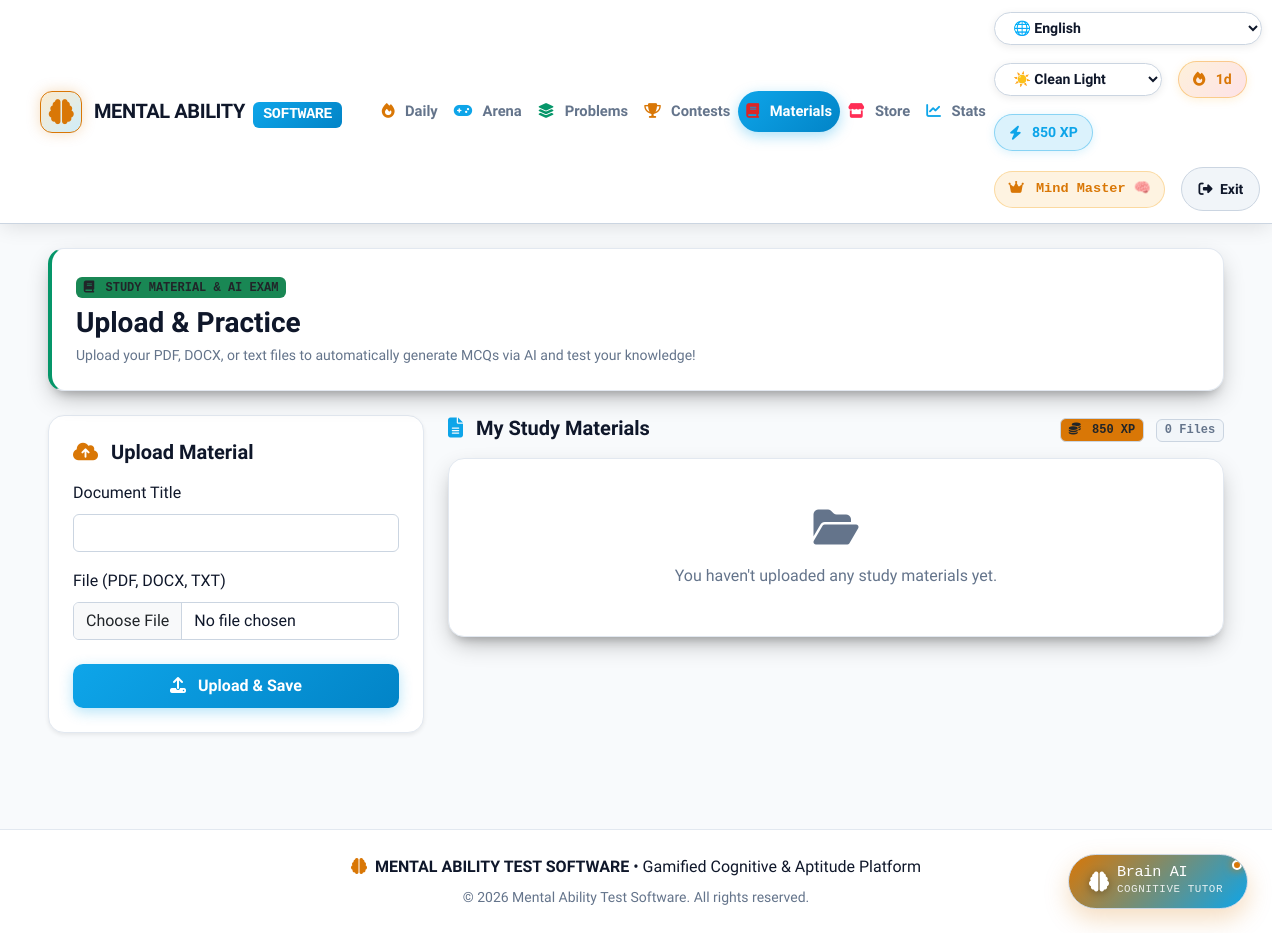
The app's page /study-material/ (signed in), older data.
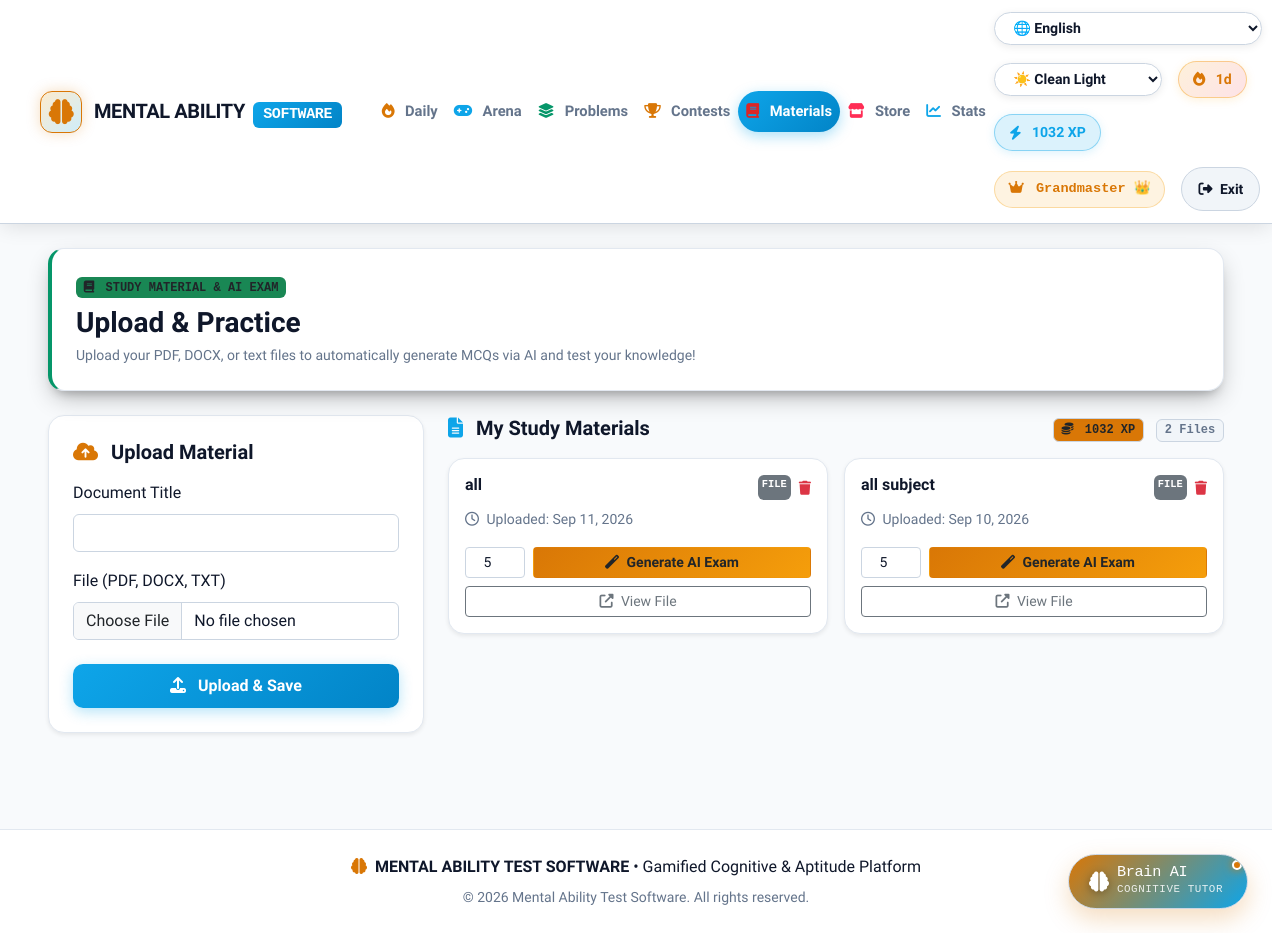
The same page, newer data.
### quiz/models.py (models this page shows, shortened)
class UserProfile(models.Model):
    user = models.OneToOneField('auth.User', on_delete=models.CASCADE, related_name='profile')
    streak_count = models.IntegerField(default=0)
    last_active_date = models.DateField(null=True, blank=True)
    total_xp = models.IntegerField(default=0)
    solved_questions_count = models.IntegerField(default=0)
    @property
    def rank_title(self):
        if self.total_xp >= 1000:
            return "Grandmaster 👑"
        elif self.total_xp >= 500:
            return "Mind Master 🧠"
        elif self.total_xp >= 200:
            return "Aptitude Scholar 🎓"
        elif self.total_xp >= 50:
            return "Problem Solver ⚡"
        else:
            return "Novice Explorer"

class StudyMaterial(models.Model):
    user = models.ForeignKey(settings.AUTH_USER_MODEL, on_delete=models.CASCADE, related_name='study_materials')
    title = models.CharField(max_length=255)
    file_url = models.URLField(max_length=1000, blank=True, null=True, help_text="Direct URL to the file in Supabase Storage")
    uploaded_at = models.DateTimeField(auto_now_add=True)

### quiz/views.py (the view)
# urls.py: path('study-material/', login_required(views.study_material), name='study_material'),
@login_required
def study_material(request):
    materials = StudyMaterial.objects.filter(user=request.user).order_by('-uploaded_at')
    profile = get_or_create_user_profile(request.user)
    context = {'materials': materials, 'profile': profile}
    return render(request, 'quiz/study_material.html', context)

### quiz/views.py (called while the page is built)
def get_or_create_user_profile(user):
    if not user.is_authenticated:
        return None
    profile, created = UserProfile.objects.get_or_create(user=user)
    today = timezone.now().date()
    if profile.last_active_date is None:
        profile.streak_count = 1
        profile.last_active_date = today
        profile.save()
    elif profile.last_active_date < today:
        if profile.last_active_date == today - timedelta(days=1):
            profile.streak_count += 1
        else:
            profile.streak_count = 1
        profile.last_active_date = today
        profile.save()
    return profile

### templates/quiz/study_material.html (shortened to what this page needs)
{% extends 'base.html' %}
{% load static %}
{% block content %}
<div class="row g-4 mb-4">
  <div class="col-12">
    <div class="lc-card p-4 position-relative overflow-hidden" style="background: var(--lc-surface); border-left: 4px solid var(--lc-easy);">
      <div class="d-flex justify-content-between align-items-center flex-wrap gap-3">
        <div>
          <span class="badge bg-success text-dark font-monospace fw-bold mb-2"><i class="fas fa-book me-1"></i> STUDY MATERIAL & AI EXAM</span>
          <h3 class="fw-bold mb-1" style="color: var(--lc-text);">Upload & Practice</h3>
          <p class="small mb-0" style="color: var(--lc-text-muted);">Upload your PDF, DOCX, or text files to automatically generate MCQs via AI and test your knowledge!</p>
        </div>
      </div>
    </div>
  </div>
  <div class="col-lg-4">
    <div class="lc-card p-4 shadow-sm" style="background-color: var(--lc-surface);">
      <h5 class="fw-bold mb-3" style="color: var(--lc-text);"><i class="fas fa-cloud-upload-alt me-2" style="color: var(--lc-amber);"></i> Upload Material</h5>
      <form id="uploadForm" method="post" action="{% url 'quiz:upload_study_material' %}">
        <div class="mb-3">
          <label for="materialTitle" class="form-label" style="color: var(--lc-text);">Document Title</label>
          <input type="text" class="form-control" id="materialTitle" name="title" required>
        </div>
        <div class="mb-3">
          <label for="materialFile" class="form-label" style="color: var(--lc-text);">File (PDF, DOCX, TXT)</label>
          <input type="file" class="form-control" id="materialFile" accept=".pdf,.docx,.txt" required>
        </div>
        <div class="d-grid mt-4">
          <button type="submit" id="uploadBtn" class="btn btn-lc-primary fw-bold">
            <i class="fas fa-upload me-2"></i> Upload & Save
          </button>
        </div>
      </form>
    </div>
  </div>
  <div class="col-lg-8">
    <div class="d-flex justify-content-between align-items-center mb-3">
      <h5 class="fw-bold mb-0" style="color: var(--lc-text);"><i class="fas fa-file-alt me-2" style="color: var(--lc-blue);"></i> My Study Materials</h5>
      <div>
        <span class="badge text-dark font-monospace fw-bold me-2" style="background-color: var(--lc-amber); border: 1px solid var(--lc-border-highlight);">
          <i class="fas fa-coins me-1"></i> {{ profile.total_xp }} XP
        </span>
        <span class="badge font-monospace" style="background-color: var(--lc-surface-hover); color: var(--lc-text-muted); border: 1px solid var(--lc-border-highlight);">{{ materials|length }} Files</span>
      </div>
    </div>
    <div class="row g-3">
      {% for material in materials %}
        <div class="col-md-6">
          <div class="lc-card p-3 shadow-sm h-100 d-flex flex-column justify-content-between">
            <div>
              <div class="d-flex justify-content-between align-items-start mb-2">
                <h6 class="fw-bold mb-1 text-truncate" style="color: var(--lc-text); max-width: 80%;">{{ material.title }}</h6>
                <div class="d-flex gap-2">
                  <span class="badge bg-secondary font-monospace px-1 py-1" style="font-size: 0.65rem; line-height: 1;">FILE</span>
                  <form method="post" action="{% url 'quiz:delete_study_material' material.id %}" onsubmit="return confirm('Are you sure you want to delete this material?');" class="d-inline">
                    <button type="submit" class="btn btn-sm text-danger p-0 border-0 bg-transparent" title="Delete">
                      <i class="fas fa-trash"></i>
                    </button>
                  </form>
                </div>
              </div>
              <small class="d-block mb-3" style="color: var(--lc-text-muted);">
                <i class="far fa-clock me-1"></i> Uploaded: {{ material.uploaded_at|date:"M d, Y" }}
              </small>
            </div>
            <div class="d-grid gap-2">
              <form action="{% url 'quiz:start_ai_exam' material.id %}" method="GET" class="d-flex align-items-center gap-2">
                <input type="number" name="num_questions" value="5" min="1" max="20" class="form-control form-control-sm text-center" style="width: 60px;" title="Number of questions">
                <button type="submit" class="btn btn-sm text-dark fw-bold flex-grow-1" style="background: linear-gradient(135deg, var(--lc-amber), #f59e0b);">
                  <i class="fas fa-magic me-1"></i> Generate AI Exam
                </button>
              </form>
              <a href="{{ material.file_url }}" target="_blank" class="btn btn-sm btn-outline-secondary">
                <i class="fas fa-external-link-alt me-1"></i> View File
              </a>
            </div>
          </div>
        </div>
      {% empty %}
        <div class="col-12">
          <div class="lc-card text-center py-5">
            <i class="fas fa-folder-open mb-3 fs-1" style="color: var(--lc-text-muted);"></i>
            <p class="mb-0" style="color: var(--lc-text-muted);">You haven't uploaded any study materials yet.</p>
          </div>
        </div>
      {% endfor %}
    </div>
  </div>
</div>
{% endblock %}

### templates/base.html (shortened to what this page needs)
<!DOCTYPE html>
{% load static %}
<html lang="en">
<head>
  <link href="https://cdn.jsdelivr.net/npm/bootstrap@5.3.2/dist/css/bootstrap.min.css" rel="stylesheet">
  <link rel="stylesheet" href="https://cdnjs.cloudflare.com/ajax/libs/font-awesome/6.4.0/css/all.min.css">
  <link rel="stylesheet" href="{% static 'css/global.css' %}?v=2.1">
</head>
<body>
  <nav class="navbar navbar-expand-lg navbar-dark navbar-leetcode sticky-top">
    <div class="container-fluid">
      <a class="navbar-brand" href="{% url 'quiz:index' %}">
        <div class="brand-icon-box">
          <i class="fas fa-brain fa-lg" style="color: var(--lc-amber);"></i>
        </div>
        <div>
          <span class="fw-extrabold" style="color: var(--lc-text);">MENTAL ABILITY</span>
          <span class="badge ms-1 font-monospace" style="background: linear-gradient(135deg, var(--lc-blue), #0284c7); color: #ffffff;">SOFTWARE</span>
        </div>
      </a>
      <div class="collapse navbar-collapse" id="leetcodeNavbar">
        <ul class="navbar-nav me-auto mb-2 mb-lg-0 ms-lg-3">
          <li class="nav-item">
            <a class="nav-link {% if request.resolver_match.url_name == 'index' %}active{% endif %}" href="{% url 'quiz:index' %}">
              <i class="fas fa-fire me-1" style="color: var(--lc-amber);"></i> Daily
            </a>
          </li>
          <li class="nav-item">
            <a class="nav-link {% if request.resolver_match.url_name == 'test_session' %}active{% endif %}" href="{% url 'quiz:test_session' %}">
              <i class="fas fa-gamepad me-1" style="color: var(--lc-blue);"></i> Arena
            </a>
          </li>
          <li class="nav-item">
            <a class="nav-link {% if request.resolver_match.url_name == 'revision' %}active{% endif %}" href="{% url 'quiz:revision' %}">
              <i class="fas fa-layer-group me-1" style="color: var(--lc-easy);"></i> Problems
            </a>
          </li>
          <li class="nav-item">
            <a class="nav-link {% if request.resolver_match.url_name == 'contests' %}active{% endif %}" href="{% url 'quiz:contests' %}">
              <i class="fas fa-trophy me-1" style="color: var(--lc-amber);"></i> Contests
            </a>
          </li>
          <li class="nav-item">
            <a class="nav-link {% if request.resolver_match.url_name == 'study_material' %}active{% endif %}" href="{% url 'quiz:study_material' %}">
              <i class="fas fa-book me-1" style="color: var(--lc-hard);"></i> Materials
            </a>
          </li>
          <li class="nav-item">
            <a class="nav-link {% if request.resolver_match.url_name == 'goodies' %}active{% endif %}" href="{% url 'quiz:goodies' %}">
              <i class="fas fa-store me-1" style="color: var(--lc-pink, #ff2d55);"></i> Store
            </a>
          </li>
          <li class="nav-item">
            <a class="nav-link {% if request.resolver_match.url_name == 'dashboard' %}active{% endif %}" href="{% url 'quiz:dashboard' %}">
              <i class="fas fa-chart-line me-1" style="color: var(--lc-blue);"></i> Stats
            </a>
          </li>
        </ul>
        <div class="d-flex align-items-center gap-3 flex-wrap">
          <select id="languageSelect" class="theme-selector" title="Select UI Language" onchange="switchLanguage(this.value)">
            <option value="en">🌐 English</option>
          </select>
          <select id="themeSelect" class="theme-selector" title="Switch UI Theme" onchange="switchTheme(this.value)">
            <option value="clean-light">☀️ Clean Light</option>
          </select>
          {% if user.is_authenticated %}
            <div class="streak-badge" title="Daily Activity Streak">
              <i class="fas fa-fire me-1"></i> {{ profile.streak_count|default:1 }}d
            </div>
            <div class="xp-badge" title="Total Experience Points">
              <i class="fas fa-bolt me-1"></i> {{ profile.total_xp|default:0 }} XP
            </div>
            <span class="rank-badge font-monospace d-none d-md-inline">
              <i class="fas fa-crown me-1"></i> {{ profile.rank_title|default:"Novice" }}
            </span>
            <form action="{% url 'logout' %}" method="post" class="d-inline">
              <button class="btn btn-lc-secondary btn-sm rounded-pill px-3" type="submit" title="Logout">
                <i class="fas fa-sign-out-alt me-1"></i> Exit
              </button>
            </form>
          {% else %}
            <a class="btn btn-lc-secondary btn-sm rounded-pill px-3" href="{% url 'login' %}">Log In</a>
            <a class="btn btn-lc-primary btn-sm rounded-pill px-3" href="{% url 'quiz:signup' %}">Sign Up</a>
          {% endif %}
        </div>
      </div>
    </div>
  </nav>
  <div class="container-fluid py-4 px-lg-5">
    {% block content %}{% endblock %}
  </div>
  <footer class="footer py-4 mt-5" style="border-top: 1px solid var(--lc-border); background-color: var(--lc-surface); color: var(--lc-text);">
    <div class="container text-center">
      <p class="mb-1" style="color: var(--lc-text);">
        <i class="fas fa-brain me-1" style="color: var(--lc-amber);"></i> <strong>MENTAL ABILITY TEST SOFTWARE</strong> &bull; Gamified Cognitive & Aptitude Platform
      </p>
      <small style="color: var(--lc-text-muted);">&copy; 2026 Mental Ability Test Software. All rights reserved.</small>
    </div>
  </footer>
  {% include 'quiz/ai_chatbot.html' %}
</body>
</html>

### templates/quiz/ai_chatbot.html (shortened to what this page needs)
<div id="aiChatbotContainer" class="ai-chatbot-wrapper">
  <button id="aiChatLauncher" class="ai-launcher-btn" onclick="toggleAiChatbot()" title="Open Brain AI Tutor">
    <div class="ai-launcher-icon">
      <i class="fas fa-brain"></i>
    </div>
    <div class="ai-launcher-text-box d-none d-md-flex flex-column text-start ms-2 me-1">
      <span class="ai-launcher-title font-monospace fw-extrabold">Brain AI</span>
      <span class="ai-launcher-sub font-monospace">Cognitive Tutor</span>
    </div>
    <span id="aiStatusDot" class="ai-status-pulse online" title="Brain AI Ready"></span>
  </button>
</div>

Row changes from the older to the newer data that the page shows:
changed UserProfile: total_xp "850" → "1032"; rank_title "Mind Master 🧠" → "Grandmaster 👑"
added StudyMaterial: title "all", uploaded_at "Sep 11, 2026"
added StudyMaterial: title "all subject", uploaded_at "Sep 10, 2026"
Text that changed along with them:
{{ materials|length }}: "0" → "2"
text no longer shown: "You haven't uploaded any study materials yet."
